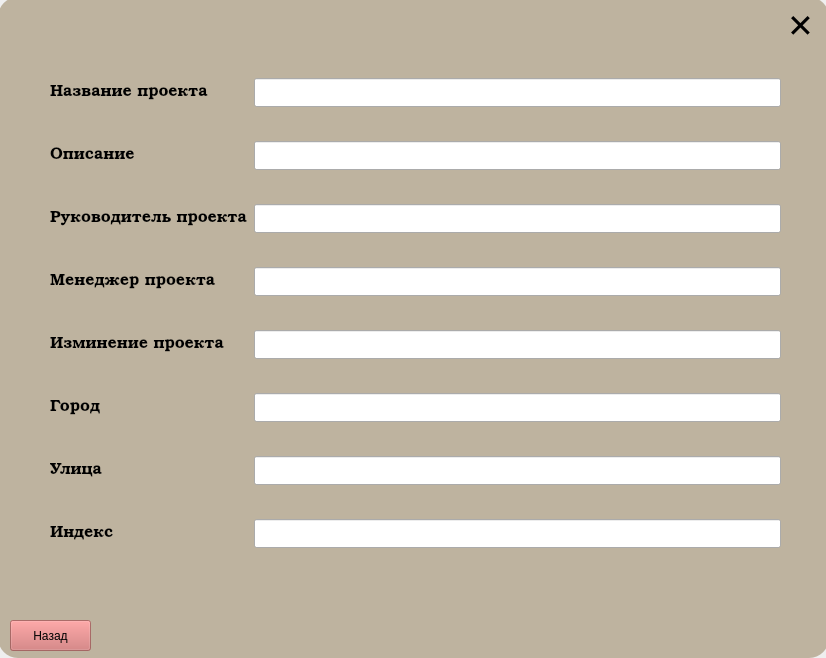
<?xml version="1.0" encoding="UTF-8"?>
<ui version="4.0">
 <class>MainWindow</class>
 <widget class="QMainWindow" name="MainWindow">
  <property name="geometry">
   <rect>
    <x>0</x>
    <y>0</y>
    <width>826</width>
    <height>658</height>
   </rect>
  </property>
  <property name="windowTitle">
   <string>MainWindow</string>
  </property>
  <widget class="QWidget" name="centralwidget">
   <widget class="QPushButton" name="pushButton_close2">
    <property name="geometry">
     <rect>
      <x>10</x>
      <y>620</y>
      <width>81</width>
      <height>31</height>
     </rect>
    </property>
    <property name="styleSheet">
     <string notr="true">background-color: rgba(206, 108, 108, 170);</string>
    </property>
    <property name="text">
     <string>Назад</string>
    </property>
   </widget>
   <widget class="QWidget" name="gridLayoutWidget">
    <property name="geometry">
     <rect>
      <x>50</x>
      <y>50</y>
      <width>731</width>
      <height>531</height>
     </rect>
    </property>
    <layout class="QGridLayout" name="gridLayout">
     <item row="1" column="1">
      <widget class="QLineEdit" name="lineEdit_text">
       <property name="font">
        <font>
         <family>URW Bookman</family>
         <pointsize>14</pointsize>
         <weight>3</weight>
         <italic>false</italic>
         <bold>false</bold>
        </font>
       </property>
       <property name="styleSheet">
        <string notr="true">font: 25 14pt &quot;URW Bookman&quot;;</string>
       </property>
       <property name="text">
        <string/>
       </property>
      </widget>
     </item>
     <item row="1" column="0">
      <widget class="QLabel" name="Label_text">
       <property name="font">
        <font>
         <family>URW Bookman</family>
         <pointsize>12</pointsize>
        </font>
       </property>
       <property name="text">
        <string>Описание</string>
       </property>
      </widget>
     </item>
     <item row="3" column="0">
      <widget class="QLabel" name="Ladel_manage">
       <property name="font">
        <font>
         <family>URW Bookman</family>
         <pointsize>12</pointsize>
        </font>
       </property>
       <property name="text">
        <string>Менеджер проекта</string>
       </property>
      </widget>
     </item>
     <item row="2" column="0">
      <widget class="QLabel" name="Label_director">
       <property name="font">
        <font>
         <family>URW Bookman</family>
         <pointsize>12</pointsize>
        </font>
       </property>
       <property name="text">
        <string>Руководитель проекта</string>
       </property>
      </widget>
     </item>
     <item row="4" column="0">
      <widget class="QLabel" name="Ladel_change">
       <property name="font">
        <font>
         <family>URW Bookman</family>
         <pointsize>12</pointsize>
        </font>
       </property>
       <property name="text">
        <string>Изминение проекта</string>
       </property>
      </widget>
     </item>
     <item row="2" column="1">
      <widget class="QLineEdit" name="lineEdit_director">
       <property name="font">
        <font>
         <family>URW Bookman</family>
         <pointsize>14</pointsize>
         <weight>3</weight>
         <italic>false</italic>
         <bold>false</bold>
        </font>
       </property>
       <property name="styleSheet">
        <string notr="true">font: 25 14pt &quot;URW Bookman&quot;;</string>
       </property>
       <property name="text">
        <string/>
       </property>
      </widget>
     </item>
     <item row="7" column="0">
      <widget class="QLabel" name="Label_index">
       <property name="font">
        <font>
         <family>URW Bookman</family>
         <pointsize>12</pointsize>
        </font>
       </property>
       <property name="text">
        <string>Индекс</string>
       </property>
      </widget>
     </item>
     <item row="5" column="0">
      <widget class="QLabel" name="Label_city">
       <property name="font">
        <font>
         <family>URW Bookman</family>
         <pointsize>12</pointsize>
        </font>
       </property>
       <property name="text">
        <string>Город</string>
       </property>
      </widget>
     </item>
     <item row="0" column="0">
      <widget class="QLabel" name="Label_name">
       <property name="font">
        <font>
         <family>URW Bookman</family>
         <pointsize>12</pointsize>
        </font>
       </property>
       <property name="text">
        <string>Название проекта</string>
       </property>
      </widget>
     </item>
     <item row="6" column="0">
      <widget class="QLabel" name="Label_street">
       <property name="font">
        <font>
         <family>URW Bookman</family>
         <pointsize>12</pointsize>
        </font>
       </property>
       <property name="text">
        <string>Улица</string>
       </property>
      </widget>
     </item>
     <item row="3" column="1">
      <widget class="QLineEdit" name="lineEdit_manage">
       <property name="font">
        <font>
         <family>URW Bookman</family>
         <pointsize>14</pointsize>
         <weight>3</weight>
         <italic>false</italic>
         <bold>false</bold>
        </font>
       </property>
       <property name="styleSheet">
        <string notr="true">font: 25 14pt &quot;URW Bookman&quot;;</string>
       </property>
       <property name="text">
        <string/>
       </property>
      </widget>
     </item>
     <item row="4" column="1">
      <widget class="QLineEdit" name="lineEdit_change">
       <property name="font">
        <font>
         <family>URW Bookman</family>
         <pointsize>14</pointsize>
         <weight>3</weight>
         <italic>false</italic>
         <bold>false</bold>
        </font>
       </property>
       <property name="styleSheet">
        <string notr="true">font: 25 14pt &quot;URW Bookman&quot;;</string>
       </property>
       <property name="text">
        <string/>
       </property>
      </widget>
     </item>
     <item row="5" column="1">
      <widget class="QLineEdit" name="lineEdit_city">
       <property name="font">
        <font>
         <family>URW Bookman</family>
         <pointsize>14</pointsize>
         <weight>3</weight>
         <italic>false</italic>
         <bold>false</bold>
        </font>
       </property>
       <property name="styleSheet">
        <string notr="true">font: 25 14pt &quot;URW Bookman&quot;;</string>
       </property>
       <property name="text">
        <string/>
       </property>
      </widget>
     </item>
     <item row="6" column="1">
      <widget class="QLineEdit" name="lineEdit_street">
       <property name="font">
        <font>
         <family>URW Bookman</family>
         <pointsize>14</pointsize>
         <weight>3</weight>
         <italic>false</italic>
         <bold>false</bold>
        </font>
       </property>
       <property name="styleSheet">
        <string notr="true">font: 25 14pt &quot;URW Bookman&quot;;</string>
       </property>
       <property name="text">
        <string/>
       </property>
      </widget>
     </item>
     <item row="7" column="1">
      <widget class="QLineEdit" name="lineEdit_index">
       <property name="font">
        <font>
         <family>URW Bookman</family>
         <pointsize>14</pointsize>
         <weight>3</weight>
         <italic>false</italic>
         <bold>false</bold>
        </font>
       </property>
       <property name="styleSheet">
        <string notr="true">font: 25 14pt &quot;URW Bookman&quot;;</string>
       </property>
       <property name="text">
        <string/>
       </property>
      </widget>
     </item>
     <item row="0" column="1">
      <widget class="QLineEdit" name="lineEdit_name">
       <property name="font">
        <font>
         <family>URW Bookman</family>
         <pointsize>14</pointsize>
         <weight>3</weight>
         <italic>false</italic>
         <bold>false</bold>
        </font>
       </property>
       <property name="styleSheet">
        <string notr="true">font: 25 14pt &quot;URW Bookman&quot;;</string>
       </property>
       <property name="text">
        <string/>
       </property>
      </widget>
     </item>
    </layout>
   </widget>
   <widget class="QLabel" name="label">
    <property name="geometry">
     <rect>
      <x>-2</x>
      <y>-3</y>
      <width>831</width>
      <height>661</height>
     </rect>
    </property>
    <property name="font">
     <font>
      <pointsize>18</pointsize>
     </font>
    </property>
    <property name="styleSheet">
     <string notr="true">background-color: rgb(190, 179, 159);
border-radius: 20px;</string>
    </property>
    <property name="text">
     <string/>
    </property>
   </widget>
   <widget class="QPushButton" name="pushButton_Close">
    <property name="geometry">
     <rect>
      <x>780</x>
      <y>10</y>
      <width>41</width>
      <height>31</height>
     </rect>
    </property>
    <property name="font">
     <font>
      <pointsize>24</pointsize>
     </font>
    </property>
    <property name="styleSheet">
     <string notr="true">background-color: rgb(190, 179, 159);
border-radius:px20;</string>
    </property>
    <property name="text">
     <string>✕</string>
    </property>
   </widget>
   <zorder>label</zorder>
   <zorder>pushButton_close2</zorder>
   <zorder>gridLayoutWidget</zorder>
   <zorder>pushButton_Close</zorder>
  </widget>
 </widget>
 <resources/>
 <connections/>
</ui>
